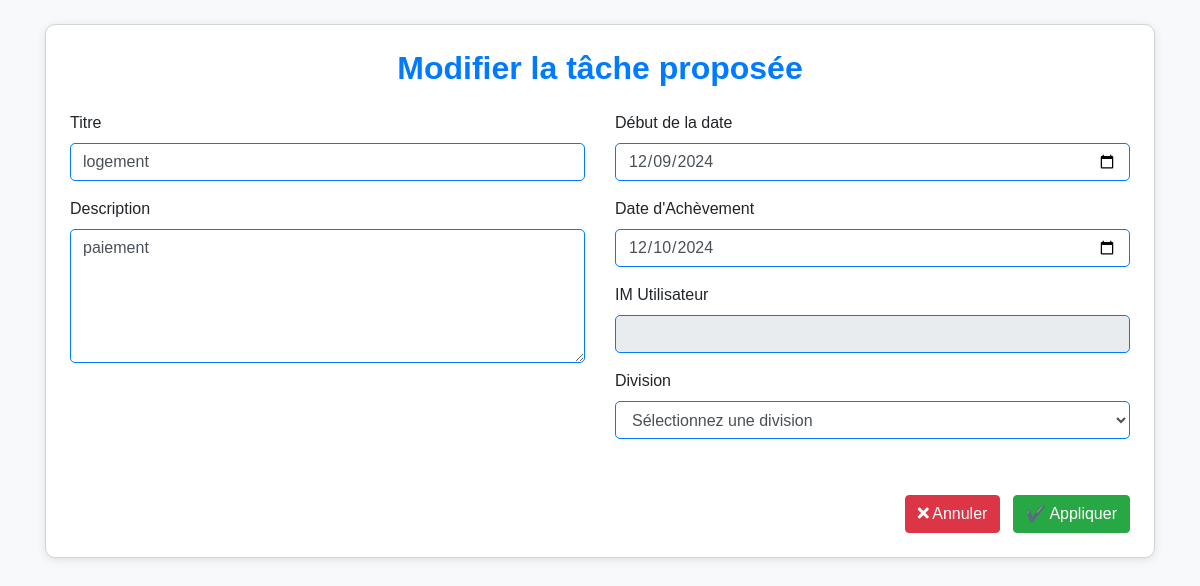
/templetes/modif_propose_taches.php?id=44, run on the app's committed database.
### tables this page shows
CREATE TABLE IF NOT EXISTS `tasks` (
  `id` int NOT NULL AUTO_INCREMENT,
  `title` varchar(100) NOT NULL,
  `description` text NOT NULL,
  `date_debut` date DEFAULT NULL COMMENT 'Date de début de la tâche',
  `date_fin` date DEFAULT NULL COMMENT 'Date de fin de la tâche',
  `status` enum('proposee','envoyee','compiled','validee','terminee') DEFAULT 'proposee',
  `etat` enum('Non démarrée','En cours','Non terminée','Terminée') DEFAULT 'Non démarrée',
  `assigned_to` varchar(50) DEFAULT NULL,
  `duree` int DEFAULT NULL COMMENT 'Durée en jours',
  `periode_activite` varchar(20) DEFAULT NULL COMMENT 'T1, T2, T3, T4',
  `valeurs_cibles` json DEFAULT NULL COMMENT 'Valeurs par trimestre ou KPI',
  `created_at` timestamp NULL DEFAULT CURRENT_TIMESTAMP,
  `updated_at` timestamp NULL DEFAULT CURRENT_TIMESTAMP ON UPDATE CURRENT_TIMESTAMP,
  `notification_seen` tinyint(1) DEFAULT '0',
  `notification_seen_proposed` tinyint(1) DEFAULT '0',
  `notification_seen_completed` tinyint(1) DEFAULT '0',
  `notification_seen_validated` tinyint(1) DEFAULT '0',
  PRIMARY KEY (`id`),
  KEY `assigned_to` (`assigned_to`)
);

### templetes/modif_propose_taches.php (the view, shortened to what this page needs)
<?php
require '../includes/db_connect.php';
$id = $_GET['id'] ?? '';
$query = "SELECT * FROM tasks WHERE id = ?";
$stmt = $conn->prepare($query);
$stmt->bind_param("i", $id);
$stmt->execute();
$result = $stmt->get_result();
$tache = $result->fetch_assoc();
?>
<!DOCTYPE html>
<html lang="fr">
<head>
    <link rel="stylesheet" href="https://cdnjs.cloudflare.com/ajax/libs/font-awesome/5.15.4/css/all.min.css">
    <link rel="stylesheet" href="https://maxcdn.bootstrapcdn.com/bootstrap/4.5.2/css/bootstrap.min.css">
</head>
<body>
<div class="container mt-4">
    <div class="form-container p-4">
        <h2 class="text-center mb-4">Modifier la tâche proposée</h2>
        <form method="POST">
            <div class="row">
                <div class="col-md-6 mb-3">
                    <div class="form-group">
                        <label for="taskTitle">Titre</label>
                        <input type="text" class="form-control" id="Title" name="Title" value="<?php echo htmlspecialchars($tache['title']); ?>" required>
                    </div>
                    <div class="form-group">
                        <label for="taskDescription">Description</label>
                        <textarea class="form-control" id="description" name="description" rows="5" required><?php echo htmlspecialchars($tache['description']); ?></textarea>
                    </div>
                </div>
                <div class="col-md-6 mb-3">
                    <div class="form-group">
                        <label for="taskDeadline">Début de la date</label>
                        <input type="date" class="form-control" id="date_debut" name="date_debut" value="<?php echo $tache['date_debut']; ?>" required>
                    </div>
                    <div class="form-group">
                        <label for="taskCompletionDate">Date d'Achèvement</label>
                        <input type="date" class="form-control" id="date_fin" name="date_fin" value="<?php echo $tache['date_fin']; ?>" required>
                    </div>
                    <div class="form-group">
                        <label for="userIM">IM Utilisateur</label>
                        <input type="text" class="form-control" id="IM" value="<?php echo $_SESSION['IM'] ?? ''; ?>" readonly>
                    </div>
                    <div class="form-group">
                        <label for="division">Division</label>
                        <select class="form-control" id="division" name="division" required>
                            <option value="">Sélectionnez une division</option>
                        </select>
                    </div>
                </div>
            </div>
            <div class="text-right mt-4">
                <a href="tache_propose.php" class="btn btn-danger ml-4">
                    <i class="fas fa-times"></i> Annuler
                </a>
                <button type="submit" class="btn btn-success ml-2">
                    ✔️ Appliquer
                </button>
            </div>
        </form>
    </div>
</div>
</body>
</html>

### templetes/modif_propose_taches.php (style rules this page uses)
body { font-family: 'Arial', sans-serif; background-color: #f8f9fa; }
.form-container { background-color: #ffffff; border: 1px solid #ced4da; border-radius: 10px; box-shadow: 0 2px 10px rgba(0, 0, 0, 0.1); }
h2 { color: #007bff; font-weight: 600; }
.form-control { border: 1px solid #007bff; border-radius: 5px; }

### data on the page
tasks: Title "logement", description "paiement", date_debut "12/09/2024", date_fin "12/10/2024"
